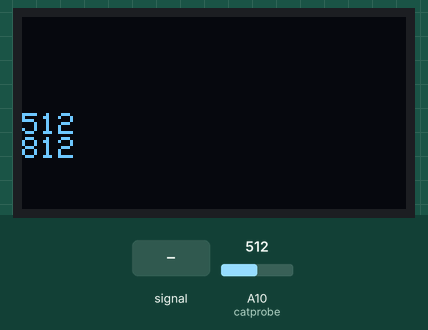
The sketch below on a simulated Arduboy, built with avr-gcc and run on an emulated ATmega32U4. Parts: 128×64 one-colour display. The test bench sets the inputs (shaded band); at power-on: A10 (catprobe) = 512.

Above: at 1.2 s.
1.3 s: A10 (catprobe) fed a 200 Hz sine of ±255 counts around its level
At 2.18 s:
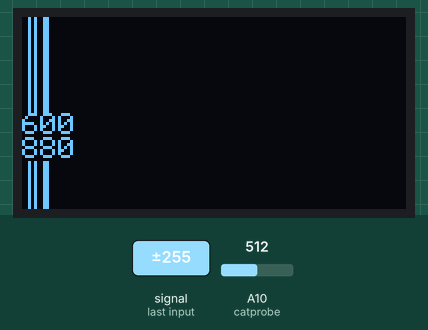
3.8 s: A10 (catprobe) set to 716
At 4.7 s:
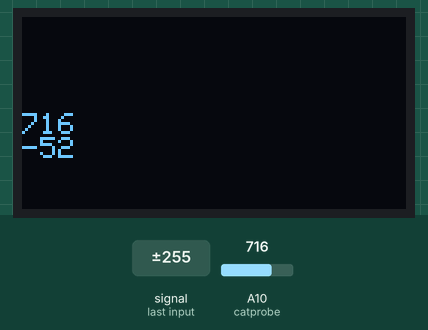
5.7 s: A10 (catprobe) fed a 1000 Hz sine of ±255 counts around its level
At 6.57 s:
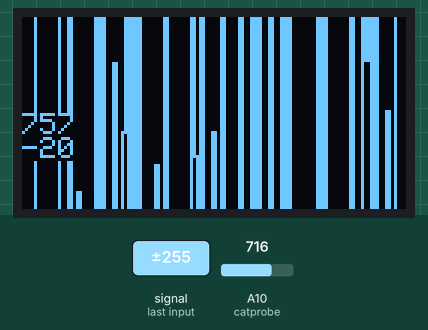
7.8 s: A10 (catprobe) set to 771
At 9.0 s:
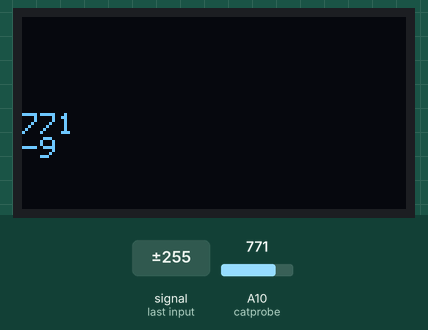
9.6 s: A10 (catprobe) set to 799
At 11.1 s:
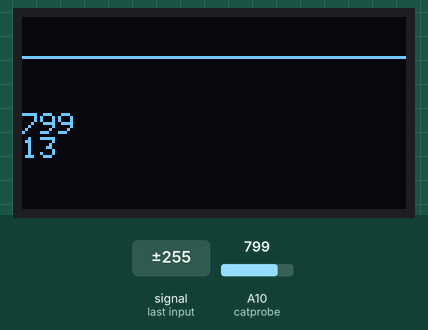
Timing chart, 0 to 12.4 s (numbered marks = the images above; inputs shaded):
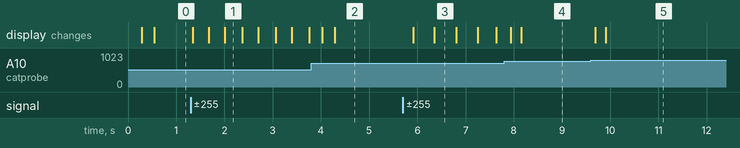

The sketch:

arduboyanalogwaveform.ino
```````cpp
#include <Arduboy2.h>

Arduboy2 arduboy;

int catprobe = 10; //pin to use as probe(+) in respect to the system's GND connection. Default is 10, this will show the waveform of the Red LED as INPUT. Value changes based on amount of light (in this case, red light) entered.
                   //The waveform of the red led wont be too interesting. mostly just a horizontal line that moves up and down depending on the amount of light entered. But go ahead and touch the LED, see what happens!
                   //Analog pins with 12+bit precision are best. Great for displaying audio waveforms from electret mics with a simple preamp like so:
                  /*
           _______________________________________________________________________________________________________
          |                                                                                                       |
          |                                                                                                       |
          |                .---------------------------------o------o------ +3-5v                                 |
          |                |                                        |                                             |
          |                |                                        |                                             |
          |                |                                       .-.                                            |
          |                |                                       | |                                            |
          |               .-.                                      10k                                            |
          |               | |                                      `-`                                            |
          |               10k                                       |                                             |
          |               `-`                          _______      |                                             |
          |                |                       |``|_______|`````|`````` OUT to analog (A1, A5, etc)           |
          |        (+)     |                       |     100k     |/                                              |
          |   /```\--------o-----------] [---------o--------------| 2N3904 (NPN)                                            |
          |  | mic |                 0.1-1.0uf                    |>                                              |
          |   \.../........o                                        |                                             |
          |        (-)     |                                        |                                             |
          |                `----------------------------------------o---- GND                                     |
          |                                                                                                       |
          |_______________________________________________________________________________________________________|                  */


int sample;
int lastsample;
int newy;
int yoffset = -412;
int ampVal =50;

struct Waveform {
  int x, y;
};

Waveform wave = {0,0};

void setup() {
  // put your setup code here, to run once:
  arduboy.begin();
  arduboy.setFrameRate(60);
  pinMode(catprobe, INPUT);
  power_adc_enable();
}

void loop() {
  // put your main code here, to run repeatedly:
  if (!arduboy.nextFrame()) return;
  arduboy.clear();
  displayWave();
  arduboy.display();
}


void displayWave(){
  for (wave.x = 0; wave.x < WIDTH; wave.x++) {

        sample = analogRead(catprobe);

        newy = (((sample *ampVal) / 64) - yoffset); //adjust this value until newy floats around 32  when ambient so the wave is visible onscreen
        wave.y = newy;

        arduboy.drawLine( wave.x, lastsample, wave.x, wave.y);
        arduboy.setCursor(0, 32);
        lastsample = newy;
        arduboy.println(sample);
        arduboy.println(newy);
      }
}
```````

Measured:
- the behaviour switches between 782 and 783 on A10 (catprobe) (found by bisection; images 4 and 5)
- after the input at 1.3 s, the display: first changes at once (image 1 shows a later state)
- after the input at 5.7 s, the display: first changes after 0.21 s (image 3 shows a later state)
- after the input at 9.6 s, the display: first changes after 0.09 s (image 5 shows a later state)
- what the display in image 3 shows lasts 0.5 s, from 6.3 s to 6.8 s
